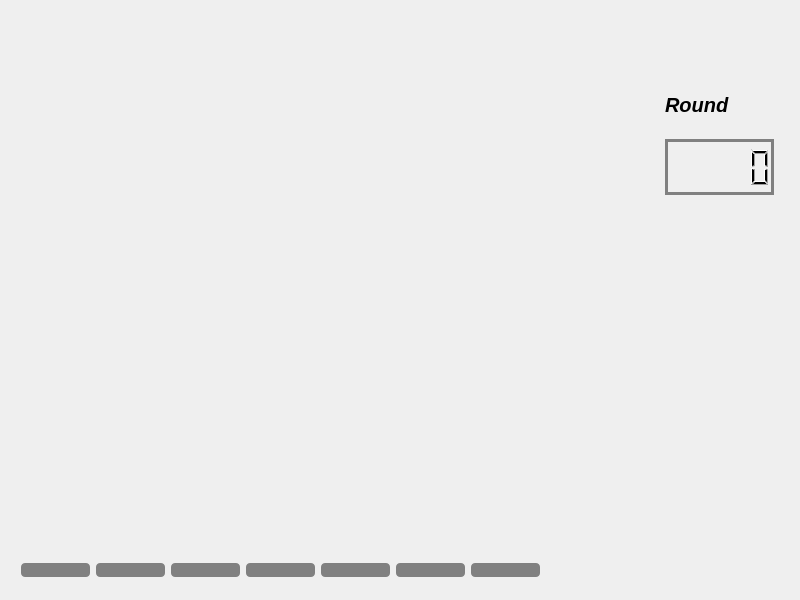
<?xml version="1.0" encoding="UTF-8"?>
<ui version="4.0">
 <class>Dialog</class>
 <widget class="QDialog" name="Dialog">
  <property name="geometry">
   <rect>
    <x>0</x>
    <y>0</y>
    <width>800</width>
    <height>600</height>
   </rect>
  </property>
  <property name="windowTitle">
   <string>Dialog</string>
  </property>
  <property name="styleSheet">
   <string notr="true">QLCDNumber
{
border : 3px solid gray;
}
QPushButton
{

background-color:gray;
border-radius:4px;


}
QPushButton#PushButton
{

background-coloryellow;
border-radius:4px;


}</string>
  </property>
  <widget class="QWidget" name="gridLayoutWidget">
   <property name="geometry">
    <rect>
     <x>10</x>
     <y>550</y>
     <width>541</width>
     <height>41</height>
    </rect>
   </property>
   <layout class="QGridLayout" name="gridLayout" rowstretch="0" columnstretch="0,0,0,0,0,0,0">
    <property name="verticalSpacing">
     <number>1</number>
    </property>
    <item row="0" column="6">
     <widget class="QPushButton" name="bSet7">
      <property name="cursor">
       <cursorShape>PointingHandCursor</cursorShape>
      </property>
      <property name="styleSheet">
       <string notr="true">background:gray;</string>
      </property>
      <property name="text">
       <string/>
      </property>
     </widget>
    </item>
    <item row="0" column="4">
     <widget class="QPushButton" name="bSet5">
      <property name="cursor">
       <cursorShape>PointingHandCursor</cursorShape>
      </property>
      <property name="text">
       <string/>
      </property>
     </widget>
    </item>
    <item row="0" column="5">
     <widget class="QPushButton" name="bSet6">
      <property name="cursor">
       <cursorShape>PointingHandCursor</cursorShape>
      </property>
      <property name="text">
       <string/>
      </property>
     </widget>
    </item>
    <item row="0" column="2">
     <widget class="QPushButton" name="bSet3">
      <property name="cursor">
       <cursorShape>PointingHandCursor</cursorShape>
      </property>
      <property name="text">
       <string/>
      </property>
     </widget>
    </item>
    <item row="0" column="3">
     <widget class="QPushButton" name="bSet4">
      <property name="cursor">
       <cursorShape>PointingHandCursor</cursorShape>
      </property>
      <property name="text">
       <string/>
      </property>
     </widget>
    </item>
    <item row="0" column="0">
     <widget class="QPushButton" name="bSet1">
      <property name="cursor">
       <cursorShape>PointingHandCursor</cursorShape>
      </property>
      <property name="text">
       <string/>
      </property>
     </widget>
    </item>
    <item row="0" column="1">
     <widget class="QPushButton" name="bSet2">
      <property name="cursor">
       <cursorShape>PointingHandCursor</cursorShape>
      </property>
      <property name="text">
       <string/>
      </property>
     </widget>
    </item>
   </layout>
  </widget>
  <widget class="QWidget" name="widget" native="true">
   <property name="geometry">
    <rect>
     <x>654</x>
     <y>65</y>
     <width>131</width>
     <height>141</height>
    </rect>
   </property>
   <layout class="QVBoxLayout" name="verticalLayout">
    <item>
     <widget class="QLabel" name="label">
      <property name="font">
       <font>
        <family>MS Sans Serif</family>
        <pointsize>15</pointsize>
        <weight>75</weight>
        <italic>true</italic>
        <bold>true</bold>
       </font>
      </property>
      <property name="text">
       <string>Round</string>
      </property>
     </widget>
    </item>
    <item>
     <widget class="QLCDNumber" name="lcdNumber">
      <property name="font">
       <font>
        <pointsize>14</pointsize>
       </font>
      </property>
     </widget>
    </item>
   </layout>
  </widget>
 </widget>
 <layoutdefault spacing="6" margin="11"/>
 <resources/>
 <connections/>
</ui>
